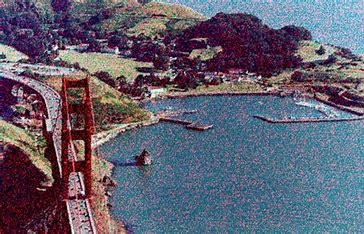
#> input picture Opencv/img/noise_img.jpeg, 364 x 234 px, found by its file name
$ python remove_noise.py
#> lines starting #> are read from the running program, lines starting #| are printed output that depends on the picture
import cv2
import os

img_path=os.path.join('.','img','noise_img.jpeg')
img=cv2.imread(img_path)
#> img is the input picture: shape (234, 364, 3); mean B, G, R 111.7, 95.5, 97.1
cv2.imshow("noisy_img",img)
'''classical Blur'''
k_size=3  #it the number of neighbors we are considering take average for blurring
img_blur=cv2.blur(img,(k_size,k_size))
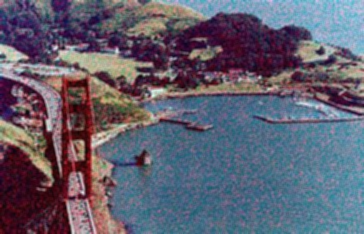
#> img_blur: shape (234, 364, 3); mean B, G, R 111.7, 95.5, 97.1


'''Gaussian Blur'''
img_guassianblur=cv2.GaussianBlur(img,(k_size,k_size),90)

'''Median Blur'''
img_medianBlur=cv2.medianBlur(img,k_size)
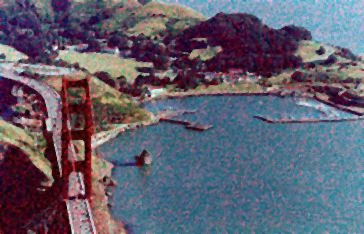
#> img_medianBlur: shape (234, 364, 3); mean B, G, R 110.9, 94.5, 96.3


cv2.imshow('parrot',img)
cv2.imshow('parrot_blur',img_blur)
cv2.imshow('parrot_gaussianblur',img_guassianblur)
cv2.imshow('parrot-medianblur',img_medianBlur)
cv2.waitKey(0)
